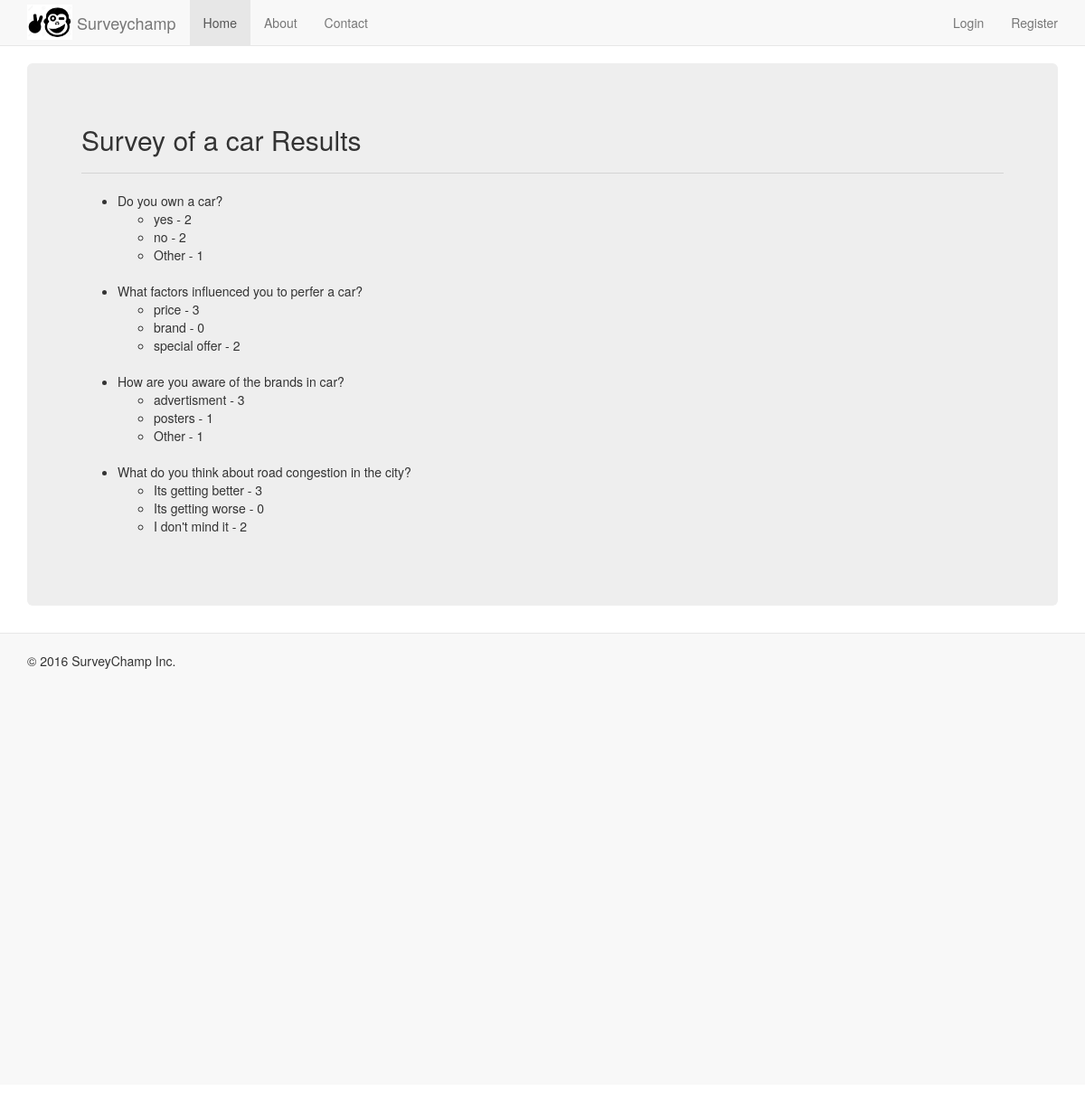
The page /survey/1/results/ on the database its author committed.
### questions/models.py (models this page shows, shortened)
class Survey(models.Model):
    title=models.CharField(max_length=500)
    publish_date=models.DateField(auto_now_add=True)
    open=models.BooleanField(default=True)

class Question(models.Model):
    question = models.CharField(max_length=500)
    survey = models.ForeignKey('Survey', related_name="questions")

class Option(models.Model):
    option = models.CharField(max_length=500)
    question = models.ForeignKey(Question, related_name="options")

### questions/views.py (the view)
# urls.py: url(r'^(?P<pk>[-\d]+)/results/$', SurveyResultsView.as_view(), name='survey-results'),
class SurveyResultsView(View):
    template_name = "questions/results.html"
    def get(self, request, *args, **kwargs):
        context = {
            'survey': Survey.objects.get(id=self.kwargs['pk'])
        }
        return render(request, self.template_name, context)

### templates/questions/results.html
{% extends "base.html" %}
{% block content %}
<h2>{{ survey.title }} Results</h2>
<hr/>
<ul>
   {% for question in survey.questions.all %}
        <li>{{ question.question }}
        <ul>
            {% for option in question.options.all %}
            <li>{{ option.option }} - {{ option.answers.count }}</li>
            {% endfor %}
        </ul>
        <br/>
    {% endfor %}
</ul>
{% endblock %}

### templates/base.html (shortened to what this page needs)
{% load staticfiles %}
<!DOCTYPE html>
<html>
    <head>
        <link rel="stylesheet" type="text/css" href="{% static "home/css/bootstrap.min.css" %}" media="all">
        <link rel="stylesheet" type="text/css" href="{% static "home/css/style.css" %}" media="all">
    </head>
    <body>
        {% include "includes/nav.html" %}
        <div class="container">
          <div class="jumbotron">
            {% block content %}{% endblock %}
          </div>
        </div>
        <div class="footercontainer container-fluid">
            <div class="container">
                <footer>
                    <span>&copy; 2016 SurveyChamp Inc.</span>
                </footer>
            </div>
        </div>
    </body>
</html>

### templates/includes/nav.html (shortened to what this page needs)
{% load staticfiles %}
<nav class="navbar navbar-default navbar-fixed-top">
  <div class="container">
    <div class="navbar-header">
      <a class="navbar-brand" href="{% url "home:index" %}">
          <img src="{% static "home/images/logo.jpg" %}" width="50px">
          <div class="pull-left">Surveychamp</div>
      </a>
    </div>
    <div id="navbar" class="navbar-collapse collapse">
      <ul class="nav navbar-nav">
        <li class="active"><a href="{% url "home:index" %}">Home</a></li>
        <li><a href="{% url "home:about" %}">About</a></li>
        <li><a href="{% url "home:contact" %}">Contact</a></li>
    </ul>
        <ul class="nav navbar-nav navbar-right">
            {% if user.is_anonymous %}
                <li><a href="{% url "home:login"%}">Login</a></li>
                <li><a href="{% url "home:register" %}">Register</a></li>
            {% else %}
                <li><a href="{% url "home:logout" %}?next=/">Logout</a></li>
            {% endif %}
      </ul>
    </div>
  </div>
</nav>

### home/static/home/css/style.css (style rules this page uses)
body { background-color: white; min-height: 2000px; padding-top: 70px; }
.navbar-brand img { float: left; margin-top: -10px; margin-right: 5px; }
.footercontainer { border-top: 1px solid #e7e7e7; background-color: #f8f8f8; height: 500px; padding-top: 20px; }

### rows shown on the page
Survey: title "Survey of a car"
Question: question "Do you own a car?"
Option: option "yes", answers.count "2"
Option: option "no", answers.count "2"
Option: option "Other", answers.count "1"
Question: question "What factors influenced you to perfer a car?"
Option: option "price", answers.count "3"
Option: option "brand", answers.count "0"
Option: option "special offer", answers.count "2"
Question: question "How are you aware of the brands in car?"
Option: option "advertisment", answers.count "3"
Option: option "posters", answers.count "1"
Option: option "Other", answers.count "1"
Question: question "What do you think about road congestion in the city?"
Option: option "Its getting better", answers.count "3"
Option: option "Its getting worse", answers.count "0"
Option: option "I don't mind it", answers.count "2"
